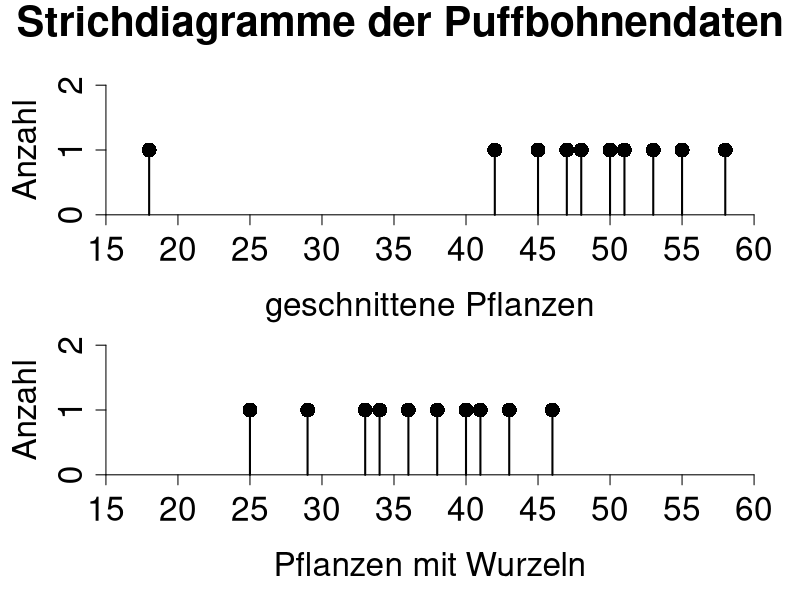

Write the R code that produced this figure.
# Daten eingeben, ohne = geschnittene Pflanzen, 
# mit = Pflanzen mit Wurzeln

ohne <- c(53, 58, 48, 18, 55, 42, 50, 47, 51, 45)
mit <- c(36, 33, 40, 43, 25, 38, 41, 46, 34, 29)

# Strichdiagramm erzeugen

layout(matrix(c(1,2)), heights = c(0.5,0.5))

par(oma=c(0,0,4,0) ,mar=c(6,4,0,1))

plot(ohne, rep(1,10), type = "h", lwd = 2, axes = FALSE,
    xlim = c(15,60), ylim = c(0,2), ylab = "", xlab = "")
points(ohne, rep(1,10), pch = 16, cex = 2)
axis(1, at = seq(15,60,5), pos = 0, cex.axis = 2, cex.lab = 2, mgp = c(3,1.5,0))
mtext("geschnittene Pflanzen", outer = FALSE, side = 1, line = 4, cex = 2) 
axis(2, at = 0:2, pos = 15, cex.axis = 2, cex.lab = 2)
mtext("Anzahl", outer = FALSE, side = 2, line = 2, cex = 2)

plot(mit, rep(1,10), type = "h", lwd = 2, axes = FALSE,
    xlim = c(15,60), ylim = c(0,2), ylab = "", xlab = "")
points(mit, rep(1,10), pch = 16, cex = 2)
axis(1, at = seq(15,60,5), pos = 0, cex.axis = 2, cex.lab = 2, mgp = c(3,1.5,0))
mtext("Pflanzen mit Wurzeln", outer = FALSE, side = 1, line = 4, cex = 2) 
axis(2, at = 0:2, pos = 15, cex.axis = 2, cex.lab = 2)
mtext("Anzahl", outer = FALSE, side = 2, line = 2, cex = 2)

mtext("Strichdiagramme der Puffbohnendaten", outer = TRUE, side = 3, line = 2,
    cex = 2.5, font = 2)

# Test, ob die Varianzen in beiden Gruppen gleich sind

var.test(ohne,mit)

# t.tests: Einmal mit Annahme gleicher Varianzen und einmal ohne. 
# (Die Software fuehrt dabei eine Korrektur durch, siehe Bem. 3.8.)

t.test(ohne, mit, var.equal = TRUE) 
t.test(ohne, mit)
t.test(ohne, mit, var.equal=FALSE) #Ungleiche Varianzen ist default

